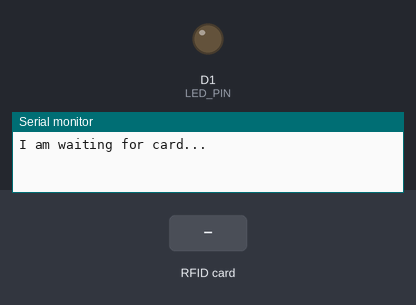
A sketch run on a simulated ESP8266 (NodeMCU). Parts: output pins drawn as LEDs (lit = HIGH), the last lines printed to the serial monitor. The test bench sets the inputs (shaded band).

Above: at 1.2 s.
1.3 s: RFID card 5E 7A 19 C4 held to the reader
At 1.4 s:
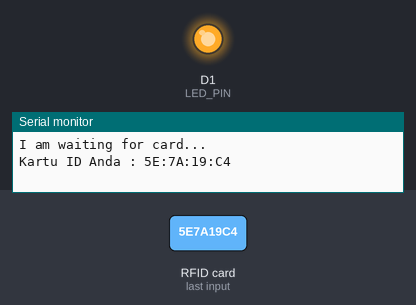
Timing chart, 0 to 4.3 s (numbered marks = the images above; inputs shaded):
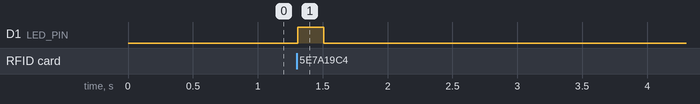

The sketch:

minggu7-part2.ino
```cpp
#include <SPI.h>
#include <MFRC522.h>

// Pin sesuai wiring kamu
#define SS_PIN D8   // SDA (SS)
#define RST_PIN D4  // RST

#define LED_PIN D1  // LED eksternal terhubung ke D1 (GPIO5)

MFRC522 rfid(SS_PIN, RST_PIN); // Instance RFID
String strID;

void setup() {
  Serial.begin(115200);
  SPI.begin();        // Inisialisasi SPI
  rfid.PCD_Init();    // Inisialisasi RFID

  pinMode(LED_PIN, OUTPUT); // Setup pin LED
  digitalWrite(LED_PIN, LOW); // LED mati awalnya

  Serial.println("I am waiting for card...");
}

void loop() {
  // cek apakah ada kartu baru
  if (!rfid.PICC_IsNewCardPresent() || !rfid.PICC_ReadCardSerial())
    return;

  // ambil ID kartu
  strID = "";
  for (byte i = 0; i < rfid.uid.size; i++) {
    strID += (rfid.uid.uidByte[i] < 0x10 ? "0" : "");
    strID += String(rfid.uid.uidByte[i], HEX);
    if (i != rfid.uid.size - 1) strID += ":";
  }

  strID.toUpperCase();
  Serial.print("Kartu ID Anda : ");
  Serial.println(strID);

  // --- Kontrol LED: nyalakan sebentar sebagai indikator pembacaan sukses ---
  digitalWrite(LED_PIN, HIGH);   // LED ON
  delay(200);                    // nyala 200 ms (ubah sesuai selera)
  digitalWrite(LED_PIN, LOW);    // LED OFF
  // -----------------------------------------------------------------------

  // hentikan komunikasi dengan kartu
  rfid.PICC_HaltA();
  rfid.PCD_StopCrypto1();

  delay(300); // kecilkan bounce / multiple reads (opsional)
}
```

Measured:
- after the input at 1.3 s, D1 (LED_PIN): LOW → HIGH at once, → LOW 0.20 s later
